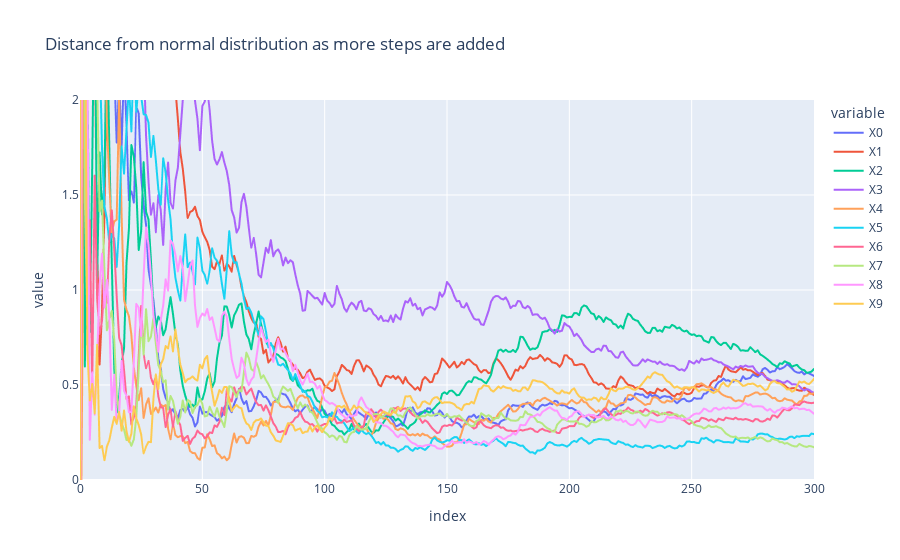

The cell this chart's notebook holds for it:
### Markdown cell above
Above, we see the proposal distribution with `scale=20`. This looks worse - the chains are completely scattered.

### Code cell
# Proposal Density
def g(x):
    return(x + np.random.normal(scale=1.0))

main()

### Figure 1 — Plotly figure (JSON) as saved in the notebook; plotly's stock layout.template omitted (floating-point values rounded to 4 significant figures; data arrays with more than 128 entries replaced by an {"elided": "..."} marker saying what was removed)
{"data": [{"hovertemplate": "variable=X0<br>index=%{x}<br>value=%{y}<extra></extra>", "legendgroup": "X0", "line": {"color": "#636efa", "dash": "solid"}, "marker": {"symbol": "circle"}, "mode": "lines", "name": "X0", "showlegend": true, "x": {"elided": "501 int values"}, "xaxis": "x", "y": {"elided": "501 float values"}, "yaxis": "y", "type": "scattergl"}, {"hovertemplate": "variable=X1<br>index=%{x}<br>value=%{y}<extra></extra>", "legendgroup": "X1", "line": {"color": "#EF553B", "dash": "solid"}, "marker": {"symbol": "circle"}, "mode": "lines", "name": "X1", "showlegend": true, "x": {"elided": "501 int values"}, "xaxis": "x", "y": {"elided": "501 float values"}, "yaxis": "y", "type": "scattergl"}, {"hovertemplate": "variable=X2<br>index=%{x}<br>value=%{y}<extra></extra>", "legendgroup": "X2", "line": {"color": "#00cc96", "dash": "solid"}, "marker": {"symbol": "circle"}, "mode": "lines", "name": "X2", "showlegend": true, "x": {"elided": "501 int values"}, "xaxis": "x", "y": {"elided": "501 float values"}, "yaxis": "y", "type": "scattergl"}, {"hovertemplate": "variable=X3<br>index=%{x}<br>value=%{y}<extra></extra>", "legendgroup": "X3", "line": {"color": "#ab63fa", "dash": "solid"}, "marker": {"symbol": "circle"}, "mode": "lines", "name": "X3", "showlegend": true, "x": {"elided": "501 int values"}, "xaxis": "x", "y": {"elided": "501 float values"}, "yaxis": "y", "type": "scattergl"}, {"hovertemplate": "variable=X4<br>index=%{x}<br>value=%{y}<extra></extra>", "legendgroup": "X4", "line": {"color": "#FFA15A", "dash": "solid"}, "marker": {"symbol": "circle"}, "mode": "lines", "name": "X4", "showlegend": true, "x": {"elided": "501 int values"}, "xaxis": "x", "y": {"elided": "501 float values"}, "yaxis": "y", "type": "scattergl"}, {"hovertemplate": "variable=X5<br>index=%{x}<br>value=%{y}<extra></extra>", "legendgroup": "X5", "line": {"color": "#19d3f3", "dash": "solid"}, "marker": {"symbol": "circle"}, "mode": "lines", "name": "X5", "showlegend": true, "x": {"elided": "501 int values"}, "xaxis": "x", "y": {"elided": "501 float values"}, "yaxis": "y", "type": "scattergl"}, {"hovertemplate": "variable=X6<br>index=%{x}<br>value=%{y}<extra></extra>", "legendgroup": "X6", "line": {"color": "#FF6692", "dash": "solid"}, "marker": {"symbol": "circle"}, "mode": "lines", "name": "X6", "showlegend": true, "x": {"elided": "501 int values"}, "xaxis": "x", "y": {"elided": "501 float values"}, "yaxis": "y", "type": "scattergl"}, {"hovertemplate": "variable=X7<br>index=%{x}<br>value=%{y}<extra></extra>", "legendgroup": "X7", "line": {"color": "#B6E880", "dash": "solid"}, "marker": {"symbol": "circle"}, "mode": "lines", "name": "X7", "showlegend": true, "x": {"elided": "501 int values"}, "xaxis": "x", "y": {"elided": "501 float values"}, "yaxis": "y", "type": "scattergl"}, {"hovertemplate": "variable=X8<br>index=%{x}<br>value=%{y}<extra></extra>", "legendgroup": "X8", "line": {"color": "#FF97FF", "dash": "solid"}, "marker": {"symbol": "circle"}, "mode": "lines", "name": "X8", "showlegend": true, "x": {"elided": "501 int values"}, "xaxis": "x", "y": {"elided": "501 float values"}, "yaxis": "y", "type": "scattergl"}, {"hovertemplate": "variable=X9<br>index=%{x}<br>value=%{y}<extra></extra>", "legendgroup": "X9", "line": {"color": "#FECB52", "dash": "solid"}, "marker": {"symbol": "circle"}, "mode": "lines", "name": "X9", "showlegend": true, "x": {"elided": "501 int values"}, "xaxis": "x", "y": {"elided": "501 float values"}, "yaxis": "y", "type": "scattergl"}], "layout": {"xaxis": {"anchor": "y", "domain": [0.0, 1.0], "title": {"text": "index"}, "range": [0, 300]}, "yaxis": {"anchor": "x", "domain": [0.0, 1.0], "title": {"text": "value"}, "range": [0, 2]}, "legend": {"title": {"text": "variable"}, "tracegroupgap": 0}, "title": {"text": "Distance from normal distribution as more steps are added"}}}
